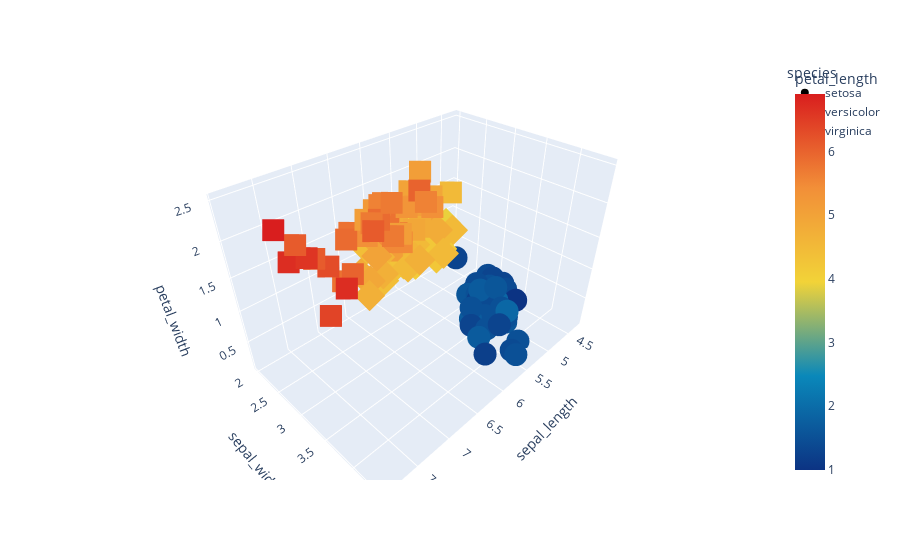

Notebook code for this chart:
### Code cell
fig3D = px.scatter_3d(df, x='sepal_length', y='sepal_width', z='petal_width', color='petal_length', symbol='species', 
                      color_continuous_scale="portland")
fig3D.show()

### Figure 1 — Plotly figure (JSON) as saved in the notebook; plotly's stock layout.template omitted (floating-point values rounded to 4 significant figures)
{"data": [{"hovertemplate": "species=setosa<br>sepal_length=%{x}<br>sepal_width=%{y}<br>petal_width=%{z}<br>petal_length=%{marker.color}<extra></extra>", "legendgroup": "setosa", "marker": {"color": [1.4, 1.4, 1.3, 1.5, 1.4, 1.7, 1.4, 1.5, 1.4, 1.5, 1.5, 1.6, 1.4, 1.1, 1.2, 1.5, 1.3, 1.4, 1.7, 1.5, 1.7, 1.5, 1, 1.7, 1.9, 1.6, 1.6, 1.5, 1.4, 1.6, 1.6, 1.5, 1.5, 1.4, 1.5, 1.2, 1.3, 1.4, 1.3, 1.5, 1.3, 1.3, 1.3, 1.6, 1.9, 1.4, 1.6, 1.4, 1.5, 1.4], "coloraxis": "coloraxis", "symbol": "circle"}, "mode": "markers", "name": "setosa", "scene": "scene", "showlegend": true, "type": "scatter3d", "x": [5.1, 4.9, 4.7, 4.6, 5, 5.4, 4.6, 5, 4.4, 4.9, 5.4, 4.8, 4.8, 4.3, 5.8, 5.7, 5.4, 5.1, 5.7, 5.1, 5.4, 5.1, 4.6, 5.1, 4.8, 5, 5, 5.2, 5.2, 4.7, 4.8, 5.4, 5.2, 5.5, 4.9, 5, 5.5, 4.9, 4.4, 5.1, 5, 4.5, 4.4, 5, 5.1, 4.8, 5.1, 4.6, 5.3, 5], "y": [3.5, 3, 3.2, 3.1, 3.6, 3.9, 3.4, 3.4, 2.9, 3.1, 3.7, 3.4, 3, 3, 4, 4.4, 3.9, 3.5, 3.8, 3.8, 3.4, 3.7, 3.6, 3.3, 3.4, 3, 3.4, 3.5, 3.4, 3.2, 3.1, 3.4, 4.1, 4.2, 3.1, 3.2, 3.5, 3.6, 3, 3.4, 3.5, 2.3, 3.2, 3.5, 3.8, 3, 3.8, 3.2, 3.7, 3.3], "z": [0.2, 0.2, 0.2, 0.2, 0.2, 0.4, 0.3, 0.2, 0.2, 0.1, 0.2, 0.2, 0.1, 0.1, 0.2, 0.4, 0.4, 0.3, 0.3, 0.3, 0.2, 0.4, 0.2, 0.5, 0.2, 0.2, 0.4, 0.2, 0.2, 0.2, 0.2, 0.4, 0.1, 0.2, 0.2, 0.2, 0.2, 0.1, 0.2, 0.2, 0.3, 0.3, 0.2, 0.6, 0.4, 0.3, 0.2, 0.2, 0.2, 0.2]}, {"hovertemplate": "species=versicolor<br>sepal_length=%{x}<br>sepal_width=%{y}<br>petal_width=%{z}<br>petal_length=%{marker.color}<extra></extra>", "legendgroup": "versicolor", "marker": {"color": [4.7, 4.5, 4.9, 4, 4.6, 4.5, 4.7, 3.3, 4.6, 3.9, 3.5, 4.2, 4, 4.7, 3.6, 4.4, 4.5, 4.1, 4.5, 3.9, 4.8, 4, 4.9, 4.7, 4.3, 4.4, 4.8, 5, 4.5, 3.5, 3.8, 3.7, 3.9, 5.1, 4.5, 4.5, 4.7, 4.4, 4.1, 4, 4.4, 4.6, 4, 3.3, 4.2, 4.2, 4.2, 4.3, 3, 4.1], "coloraxis": "coloraxis", "symbol": "diamond"}, "mode": "markers", "name": "versicolor", "scene": "scene", "showlegend": true, "type": "scatter3d", "x": [7, 6.4, 6.9, 5.5, 6.5, 5.7, 6.3, 4.9, 6.6, 5.2, 5, 5.9, 6, 6.1, 5.6, 6.7, 5.6, 5.8, 6.2, 5.6, 5.9, 6.1, 6.3, 6.1, 6.4, 6.6, 6.8, 6.7, 6, 5.7, 5.5, 5.5, 5.8, 6, 5.4, 6, 6.7, 6.3, 5.6, 5.5, 5.5, 6.1, 5.8, 5, 5.6, 5.7, 5.7, 6.2, 5.1, 5.7], "y": [3.2, 3.2, 3.1, 2.3, 2.8, 2.8, 3.3, 2.4, 2.9, 2.7, 2, 3, 2.2, 2.9, 2.9, 3.1, 3, 2.7, 2.2, 2.5, 3.2, 2.8, 2.5, 2.8, 2.9, 3, 2.8, 3, 2.9, 2.6, 2.4, 2.4, 2.7, 2.7, 3, 3.4, 3.1, 2.3, 3, 2.5, 2.6, 3, 2.6, 2.3, 2.7, 3, 2.9, 2.9, 2.5, 2.8], "z": [1.4, 1.5, 1.5, 1.3, 1.5, 1.3, 1.6, 1, 1.3, 1.4, 1, 1.5, 1, 1.4, 1.3, 1.4, 1.5, 1, 1.5, 1.1, 1.8, 1.3, 1.5, 1.2, 1.3, 1.4, 1.4, 1.7, 1.5, 1, 1.1, 1, 1.2, 1.6, 1.5, 1.6, 1.5, 1.3, 1.3, 1.3, 1.2, 1.4, 1.2, 1, 1.3, 1.2, 1.3, 1.3, 1.1, 1.3]}, {"hovertemplate": "species=virginica<br>sepal_length=%{x}<br>sepal_width=%{y}<br>petal_width=%{z}<br>petal_length=%{marker.color}<extra></extra>", "legendgroup": "virginica", "marker": {"color": [6, 5.1, 5.9, 5.6, 5.8, 6.6, 4.5, 6.3, 5.8, 6.1, 5.1, 5.3, 5.5, 5, 5.1, 5.3, 5.5, 6.7, 6.9, 5, 5.7, 4.9, 6.7, 4.9, 5.7, 6, 4.8, 4.9, 5.6, 5.8, 6.1, 6.4, 5.6, 5.1, 5.6, 6.1, 5.6, 5.5, 4.8, 5.4, 5.6, 5.1, 5.1, 5.9, 5.7, 5.2, 5, 5.2, 5.4, 5.1], "coloraxis": "coloraxis", "symbol": "square"}, "mode": "markers", "name": "virginica", "scene": "scene", "showlegend": true, "type": "scatter3d", "x": [6.3, 5.8, 7.1, 6.3, 6.5, 7.6, 4.9, 7.3, 6.7, 7.2, 6.5, 6.4, 6.8, 5.7, 5.8, 6.4, 6.5, 7.7, 7.7, 6, 6.9, 5.6, 7.7, 6.3, 6.7, 7.2, 6.2, 6.1, 6.4, 7.2, 7.4, 7.9, 6.4, 6.3, 6.1, 7.7, 6.3, 6.4, 6, 6.9, 6.7, 6.9, 5.8, 6.8, 6.7, 6.7, 6.3, 6.5, 6.2, 5.9], "y": [3.3, 2.7, 3, 2.9, 3, 3, 2.5, 2.9, 2.5, 3.6, 3.2, 2.7, 3, 2.5, 2.8, 3.2, 3, 3.8, 2.6, 2.2, 3.2, 2.8, 2.8, 2.7, 3.3, 3.2, 2.8, 3, 2.8, 3, 2.8, 3.8, 2.8, 2.8, 2.6, 3, 3.4, 3.1, 3, 3.1, 3.1, 3.1, 2.7, 3.2, 3.3, 3, 2.5, 3, 3.4, 3], "z": [2.5, 1.9, 2.1, 1.8, 2.2, 2.1, 1.7, 1.8, 1.8, 2.5, 2, 1.9, 2.1, 2, 2.4, 2.3, 1.8, 2.2, 2.3, 1.5, 2.3, 2, 2, 1.8, 2.1, 1.8, 1.8, 1.8, 2.1, 1.6, 1.9, 2, 2.2, 1.5, 1.4, 2.3, 2.4, 1.8, 1.8, 2.1, 2.4, 2.3, 1.9, 2.3, 2.5, 2.3, 1.9, 2, 2.3, 1.8]}], "layout": {"coloraxis": {"colorbar": {"title": {"text": "petal_length"}}, "colorscale": [[0, "rgb(12,51,131)"], [0.25, "rgb(10,136,186)"], [0.5, "rgb(242,211,56)"], [0.75, "rgb(242,143,56)"], [1, "rgb(217,30,30)"]]}, "legend": {"title": {"text": "species"}, "tracegroupgap": 0}, "margin": {"t": 60}, "scene": {"domain": {"x": [0, 1], "y": [0, 1]}, "xaxis": {"title": {"text": "sepal_length"}}, "yaxis": {"title": {"text": "sepal_width"}}, "zaxis": {"title": {"text": "petal_width"}}}}}
